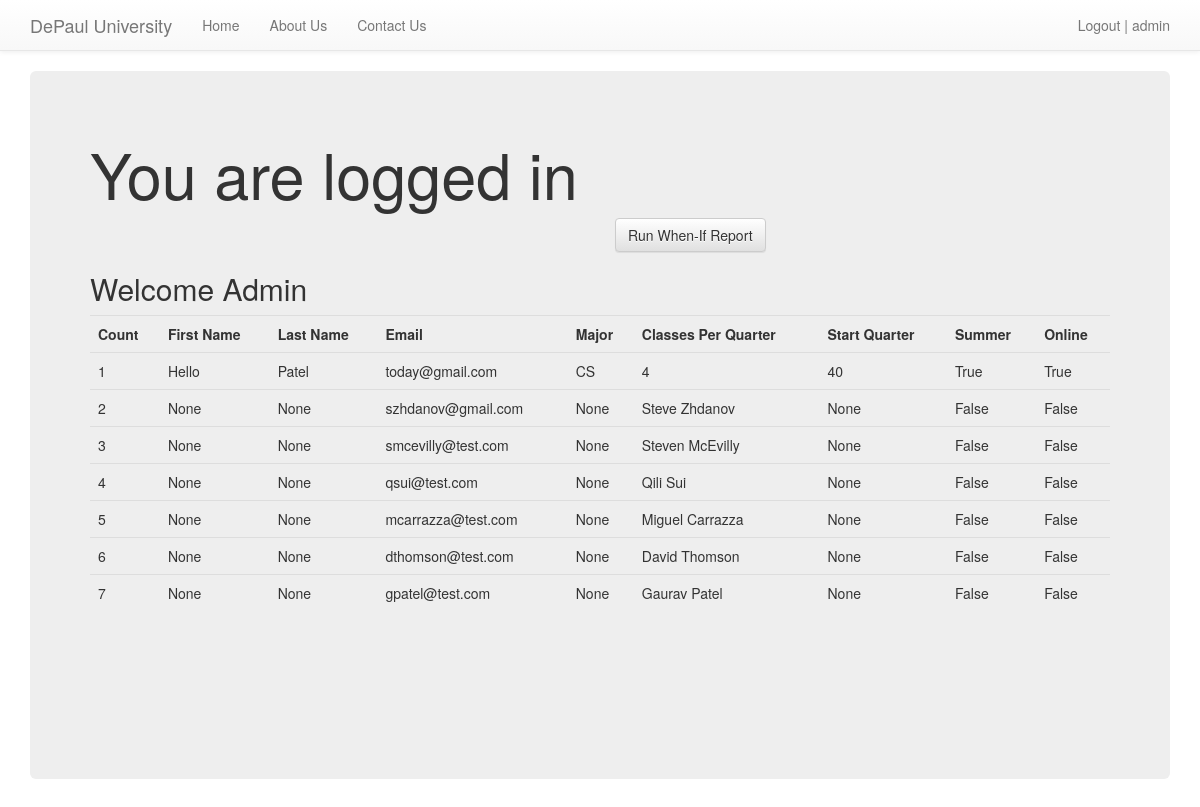
Page / (signed in) on the earlier database version.
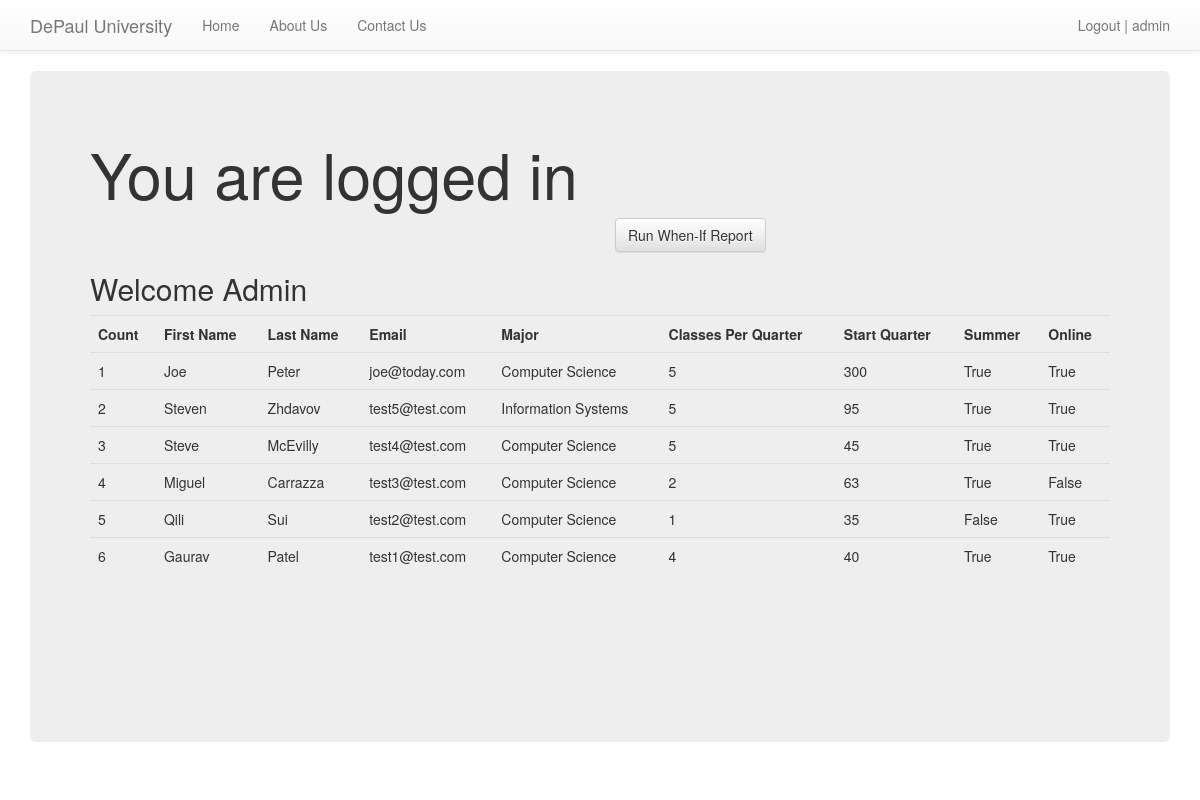
Same page on the later database version.
### MyHome/models.py (models this page shows, shortened)
class SignUp(models.Model):
    email = models.EmailField()
    First_Name = models.CharField(max_length=120, blank=False, null=True)
    Last_Name = models.CharField(max_length=120, blank=False, null=True)
    Classes_Per_Quarter = models.CharField(max_length=120, blank=False, null=True)
    Major = models.CharField(max_length=120, blank=False, null=True)
    summer = models.BooleanField(default=False)
    online = models.BooleanField(default=False)
    timestamp = models.DateTimeField(auto_now_add=True, auto_now=False)
    updated = models.DateTimeField(auto_now_add=False, auto_now=True)
    ClassesPerQuarter = (('1', '1'), ('2', '2'), ('3', '3'),)
    Classes_Per_Quarter = models.CharField(max_length=120, choices=ClassesPerQuarter)
    MyMajor = (('Computer Science (Standard Concentration)', 'Computer Science (Standard Concentration)'),
               ('Information Systems (Business Analysis/Systems Analysis)', 'Information Systems (Business Analysis/Systems Analysis)'),
               ('Information Systems (Business Intelligence Concentration)', 'Information Systems (Business Intelligence Concentration)'),
               ('Information Systems (Database Administration Concentration)', 'Information Systems (Database Administration Concentration)'),
               ('Information Systems (IT Enterprise Management Concentration)', 'Information Systems (IT Enterprise Management Concentration)'),
               ('Information Systems (Standard Concentration)', 'Information Systems (Standard Concentration)'),)
    Major = models.CharField(max_length=120, choices=MyMajor)
    StartQuarter = (('Fall', 'Fall'), ('Winter', 'Winter'), ('Spring', 'Spring'),)
    Current_Credits = models.CharField(max_length=120, choices=StartQuarter)

### MyHome/views.py (the view, shortened to what this page needs)
# urls.py: url(r'^$', home, name='home'),
def home(request):
    title = 'Sign Up Now'
    form = SignUpForm(request.POST or None)
    context = {
        "title": title,
        "form": form
    }
    if request.user.is_authenticated() and request.user.is_staff:
        queryset = SignUp.objects.all().order_by('-timestamp')
        context = {
            "queryset": queryset
        }
    return render(request, "home.html", context)

### templates/home.html (shortened to what this page needs)
{% extends "base.html" %}
{% load crispy_forms_tags %}
{% block jumbotron %}
<div class="jumbotron">
{% endblock %}
{% block content %}
{% if request.user.is_authenticated %}
<h1>You are logged in</h1>
<div class='row'>
    <div class='col-sm-5 col-sm-offset-6'>
<form method='POST' action=''>{% csrf_token %}
    <input class='btn btn-default' type='Submit' value='Run When-If Report'/>
</form>
    </div>
</div>
    {% if queryset %}
    <h2>Welcome Admin</h2>
    <table class='table'>
        <tr>
            <th>Count</th>
            <th>First Name</th>
            <th>Last Name</th>
            <th>Email</th>
            <th>Major</th>
            <th>Classes Per Quarter</th>
            <th>Start Quarter</th>
            <th>Summer</th>
            <th>Online</th>
        </tr>
    {% for instance in queryset %}
        <tr><td>{{ forloop.counter }}</td>
            <td>{{ instance.First_Name }} </td>
            <td>{{ instance.Last_Name }} </td>
            <td>{{ instance.email }} </td>
            <td>{{ instance.Major }}</td>
            <td>{{ instance.Classes_Per_Quarter }} </td>
            <td>{{ instance.Current_Credits }}</td>
            <td>{{ instance.summer }} </td>
            <td>{{ instance.online }} </td>
        </tr>
    {% endfor %}
    </table>
    {% endif %}
{% endif %}
<div class = "row">
<br><br><br><br><br>
</div>
{% endblock %}

Differences in the rows shown:
removed SignUp: First_Name "None", Last_Name "None", email "szhdanov@gmail.com", Major "None", Classes_Per_Quarter "Steve Zhdanov", Current_Credits "None", summer "False", online "False"
removed SignUp: First_Name "None", Last_Name "None", email "smcevilly@test.com", Major "None", Classes_Per_Quarter "Steven McEvilly", Current_Credits "None", summer "False", online "False"
removed SignUp: First_Name "None", Last_Name "None", email "qsui@test.com", Major "None", Classes_Per_Quarter "Qili Sui", Current_Credits "None", summer "False", online "False"
removed SignUp: First_Name "None", Last_Name "None", email "mcarrazza@test.com", Major "None", Classes_Per_Quarter "Miguel Carrazza", Current_Credits "None", summer "False", online "False"
removed SignUp: First_Name "None", Last_Name "None", email "dthomson@test.com", Major "None", Classes_Per_Quarter "David Thomson", Current_Credits "None", summer "False", online "False"
removed SignUp: First_Name "None", Last_Name "None", email "gpatel@test.com", Major "None", Classes_Per_Quarter "Gaurav Patel", Current_Credits "None", summer "False", online "False"
added SignUp: First_Name "Joe", Last_Name "Peter", email "joe@today.com", Major "Computer Science", Classes_Per_Quarter "5", Current_Credits "300", summer "True", online "True"
added SignUp: First_Name "Steven", Last_Name "Zhdavov", email "test5@test.com", Major "Information Systems", Classes_Per_Quarter "5", Current_Credits "95", summer "True", online "True"
added SignUp: First_Name "Steve", Last_Name "McEvilly", email "test4@test.com", Major "Computer Science", Classes_Per_Quarter "5", Current_Credits "45", summer "True", online "True"
added SignUp: First_Name "Miguel", Last_Name "Carrazza", email "test3@test.com", Major "Computer Science", Classes_Per_Quarter "2", Current_Credits "63", summer "True", online "False"
added SignUp: First_Name "Qili", Last_Name "Sui", email "test2@test.com", Major "Computer Science", Classes_Per_Quarter "1", Current_Credits "35", summer "False", online "True"
changed SignUp "Patel": First_Name "Hello" → "Gaurav"; email "today@gmail.com" → "test1@test.com"; Major "CS" → "Computer Science"
